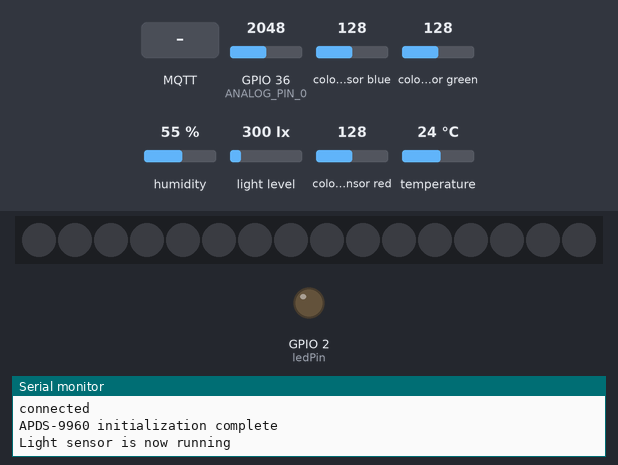
The sketch below on a simulated ESP32. Parts: 16 RGB LEDs in strip order, left to right, output pins drawn as LEDs (lit = HIGH), the last lines printed to the serial monitor. The test bench sets the inputs (shaded band); at power-on: GPIO 36 (ANALOG_PIN_0) = 2048, colour sensor blue 128, colour sensor green 128, humidity 55 %, light level 300 lx, colour sensor red 128, temperature 24 °C. WiFi joins after 1.5 s; servers stay silent unless stated; no MQTT or app messages arrive unless stated.

Above: at 3.0 s.
3.1 s: MQTT message "on" arrives on the first subscribed topic
At 8.2 s:
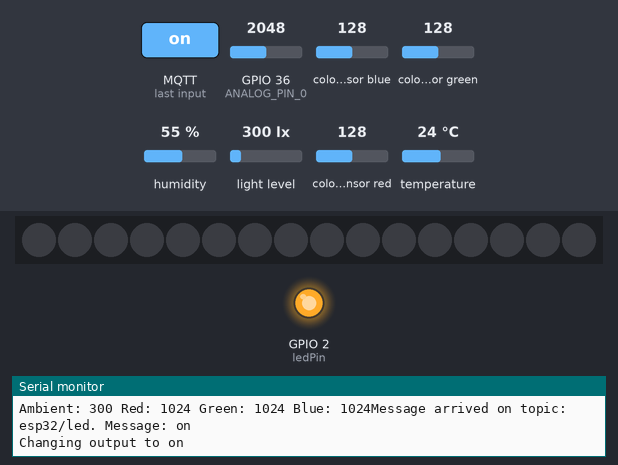
13.3 s: MQTT message "off" arrives on the first subscribed topic
At 18.0 s:
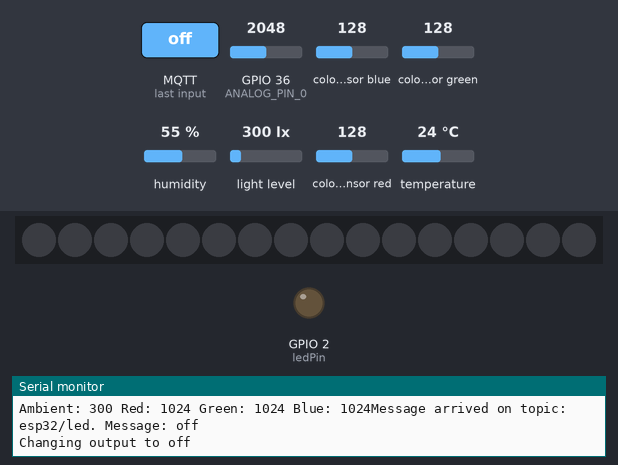
Timing chart, 0 to 19.5 s (numbered marks = the images above; inputs shaded):
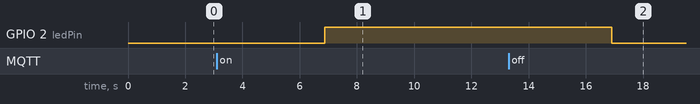

Measured:
- after the input at 3.1 s, GPIO 2 (ledPin): LOW → HIGH after 3.8 s
- after the input at 13.3 s, GPIO 2 (ledPin): HIGH → LOW after 3.6 s

The sketch:

Demeter-0.8.ino
```cpp
// this verson includes SSR pump, APDS9860 light sensor, DHT22,
// MQTT and Wifi and also neopixels

#include <WiFi.h>
#include <PubSubClient.h>
#include <Wire.h>

#include <SparkFun_APDS9960.h>
#include <Adafruit_NeoPixel.h>

//led strip stuff cant use fastled because of mismatches in wait with the APDS9960 =(

//Analog Input
#define ANALOG_PIN_0 36
#define SSRPUMP 19
int moistureval = 0;

#define stripPin            27
#define NUMPIXELS      16
Adafruit_NeoPixel pixels = Adafruit_NeoPixel(NUMPIXELS, stripPin, NEO_GRB + NEO_KHZ800);


#include "DHT.h"          // Library for DHT sensors
#define DHTTYPE DHT22         // DHT 22  (AM2302)

const char* ssid = "Zombo";
const char* password =  "password";
const char* mqttServer = "192.168.0.100";
const int mqttPort = 1883;
const char* mqttUser = "zombo";
const char* mqttPassword = "pi";
#define DHTPIN 21               // DHT Pin
#define APDS9960_SDA    23  //AKA GPIO0
#define APDS9960_SCL    22  //AKA GPIO5

// Global Variables for light sensor
SparkFun_APDS9960 apds = SparkFun_APDS9960();
uint16_t ambient_light = 0;
uint16_t red_light = 0;
uint16_t green_light = 0;
uint16_t blue_light = 0;

//objects!
WiFiClient espClient;
PubSubClient client(espClient);
DHT dht(DHTPIN, DHTTYPE);
const int ledPin = 2;
#define temperature_topic "temp"       //Topic temperature
#define ambient_topic "ambient"       //Topic temperature
#define humidity_topic "humid"         //Topic humidity
#define debug_topic "debug"                   //Topic for debugging
#define moisture_topic "moist"       //Topic temperature

/* definitions for deepsleep */
#define uS_TO_S_FACTOR 1000000        /* Conversion factor for micro seconds to seconds */
#define TIME_TO_SLEEP 900              /* Time ESP32 will go to sleep for 15 minutes (in seconds) */
#define TIME_TO_SLEEP_ERROR 3600       /* Time to sleep in case of error (1 hour) */

bool debug = true;             //Display log message if True


void setup() {

  Serial.begin(115200);
  pinMode(ledPin, OUTPUT);
  pinMode(SSRPUMP, OUTPUT);
  WiFi.begin(ssid, password);

  while (WiFi.status() != WL_CONNECTED) {
    delay(500);
    Serial.println("Connecting to WiFi..");
  }

  Serial.println("Connected to the WiFi network");
      Serial.print("=> ESP32 new IP address is: ");
      Serial.print(WiFi.localIP());
      Serial.println("");

  client.setServer(mqttServer, mqttPort);
  client.setCallback(callback);
  while (!client.connected()) {
    reconnect();
  }
  dht.begin();
  delay(100);
  Wire.begin(APDS9960_SDA,APDS9960_SCL);
  delay(100);
  startapds();
  delay(100);
  pixels.begin();

  // client.publish("esp/test", "test publish");

}
void pixeltest(){
  for(int i=0;i<NUMPIXELS;i++){

    // pixels.Color takes RGB values, from 0,0,0 up to 255,255,255
    pixels.setPixelColor(i, pixels.Color(0,150,0)); // Moderately bright green color.

    pixels.show(); // This sends the updated pixel color to the hardware.

    delay(500); // Delay for a period of time (in milliseconds).

  }
}
void startapds(){
   if ( apds.init() ) {
    Serial.println(F("APDS-9960 initialization complete"));
  } else {
    Serial.println(F("Something went wrong during APDS-9960 init!"));
  }

   if ( apds.enableLightSensor(false) ) {
    Serial.println(F("Light sensor is now running"));
  } else {
    Serial.println(F("Something went wrong during light sensor init!"));
  }
}

void lightsensorcheck(){

  if (  !apds.readAmbientLight(ambient_light) ||
        !apds.readRedLight(red_light) ||
        !apds.readGreenLight(green_light) ||
        !apds.readBlueLight(blue_light) ) {
    Serial.println("Error reading light values");
  } else {
//    Serial.print("Ambient: ");
//    Serial.print(ambient_light);
//    Serial.print(" Red: ");
//    Serial.print(red_light);
//    Serial.print(" Green: ");
//    Serial.print(green_light);
//    Serial.print(" Blue: ");
//    Serial.println(blue_light);
  }
}
void reconnect() {

   while (!client.connected()) {
    Serial.println("Connecting to MQTT...");

    if (client.connect("Demeter", mqttUser, mqttPassword )) {

      Serial.println("connected");
      client.subscribe("esp32/led");
      client.subscribe("esp32/pump");
    } else {

      Serial.print("failed with state ");
      Serial.print(client.state());
      delay(2000);

    }
  }
}


void callback(char* topic, byte* message, unsigned int length) {
  Serial.print("Message arrived on topic: ");
  Serial.print(topic);
  Serial.print(". Message: ");
  String messageTemp;

  for (int i = 0; i < length; i++) {
    Serial.print((char)message[i]);
    messageTemp += (char)message[i];
  }
  Serial.println();

  // Feel free to add more if statements to control more GPIOs with MQTT
//    if (String(topic) == "esp32/led") {
//    Serial.print("Changing output to ");
//
//      }
//
  // If a message is received on the topic esp32/output, you check if the message is either "on" or "off".
  // Changes the output state according to the message
   if (String(topic) == "esp32/pump") {
       if(messageTemp == "on"){
        digitalWrite(SSRPUMP, HIGH);
       }
       else if(messageTemp == "off"){
      Serial.println("off");
        digitalWrite(SSRPUMP, LOW);
    }

   }

  if (String(topic) == "esp32/led") {
    Serial.print("Changing output to ");
    if(messageTemp == "on"){
      Serial.println("on");
      digitalWrite(ledPin, HIGH);
    }
    else if(messageTemp == "off"){
      Serial.println("off");
      digitalWrite(ledPin, LOW);
    }
  }
}


void loop() {
   if (!client.connected()) {
    reconnect();
  }
  lightsensorcheck();
  moistureval = analogRead(ANALOG_PIN_0);


   delay(5000);
  // Read temperature in Celcius
    float t = dht.readTemperature();
  // Read humidity
    float h = dht.readHumidity();

      if ( debug ) {
      Serial.print("\nTemperature : ");
      Serial.print(t);
      Serial.print(" | Humidity : ");
      Serial.print(h);
      Serial.print("| Moisture Data: ");
      Serial.print(moistureval);
      Serial.print("\nAmbient: ");
      Serial.print(ambient_light);
      Serial.print(" Red: ");
      Serial.print(red_light);
      Serial.print(" Green: ");
      Serial.print(green_light);
      Serial.print(" Blue: ");
      Serial.print(blue_light);


      }
      char buffer[10];
      dtostrf(t,0, 0, buffer);
      client.publish(temperature_topic,buffer,true);
//      client.publish(moisture_topic,buffer,true);
//      client.publish(ambient_topic,buffer,true);
      dtostrf(h,0, 0, buffer);
      client.publish(humidity_topic,buffer,true);
  // client.publish("esp/test",h);
    client.loop();

}
```
